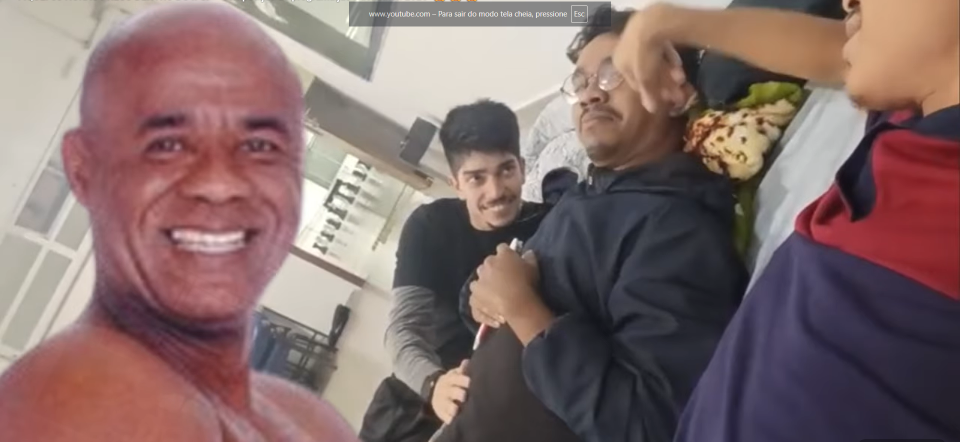
#> input picture kid.jpg, 1919 x 883 px, found by its file name (shown at 1/2 size)
$ python teste.py
#> lines starting #> are read from the running program, lines starting #| are printed output that depends on the picture
import subprocess
import shutil

# [100 lines of commented-out code are left out]


import json

# Criando um dicionário
pessoa = {
    "nome": "João Silva",
    "idade": 30,
    "cidade": "São Paulo",
    "habilidades": ["Python", "JavaScript", "SQL"],
    "ativo": True,
    "contatos": {
        "email": "joao@exemplo.com",
        "telefone": "123-456-789"
    }
}

# # # Salvando como JSON
# # with open("pessoa.json", "w", encoding="utf-8") as arquivo:
# #     json.dump(pessoa, arquivo, indent=4, ensure_ascii=False)
# #     # indent: formata o JSON para fácil leitura
# #     # ensure_ascii=False: preserva caracteres não-ASCII (acentos, etc.)

# # # Convertendo para string JSON
# # json_str = json.dumps(pessoa, indent=4, ensure_ascii=False)
# # print(json_str)

# # # Salvando uma lista de objetos
# # pessoas = [
# #     {"nome": "João", "idade": 30},
# #     {"nome": "Maria", "idade": 25},
# #     {"nome": "Pedro", "idade": 40}
# # ]

# # with open("pessoas.json", "w", encoding="utf-8") as arquivo:
# #     json.dump(pessoas, arquivo, indent=4, ensure_ascii=False)

# import json

# # Lendo um arquivo JSON
# with open("pessoas.json", "r", encoding="utf-8") as arquivo:
#     dados = json.load(arquivo)

# print(type(dados))  # <class 'dict'> ou <class 'list'> dependendo do JSON

# # Acessando dados
# if isinstance(dados, dict):
#     print(f"Nome: {dados.get('nome')}")
#     print(f"Idade: {dados.get('idade')}")
# elif isinstance(dados, list):
#     for item in dados:
#         print(f"Item: {item}")

# # Lendo arquivo binário
# with open("kid.jpg", "rb") as arquivo:
#     dados = arquivo.read()
#     print(f"Tamanho: {len(dados)} bytes")
#     print(f"Primeiros bytes: {dados[:10].hex()}")

# # Escrevendo arquivo binário
# dados_binarios = bytes([0x48, 0x65, 0x6C, 0x6C, 0x6F])  # "Hello" em ASCII
# with open("dados.bin", "wb") as arquivo:
#     arquivo.write(dados_binarios)

# Precisa instalar: pip install Pillow
from PIL import Image

# Abrir uma imagem
imagem = Image.open("kid.jpg")
#> imagem is the input picture: PIL image 1919x883 RGBA; mean R, G, B, A 131.3, 108.4, 107.1, 255
print(f"Formato: {imagem.format}")
#| Formato: PNG
print(f"Tamanho: {imagem.size}")
#| Tamanho: (1919, 883)
print(f"Modo: {imagem.mode}")
#| Modo: RGBA

# Redimensionar
imagem_redimensionada = imagem.resize((800, 600))
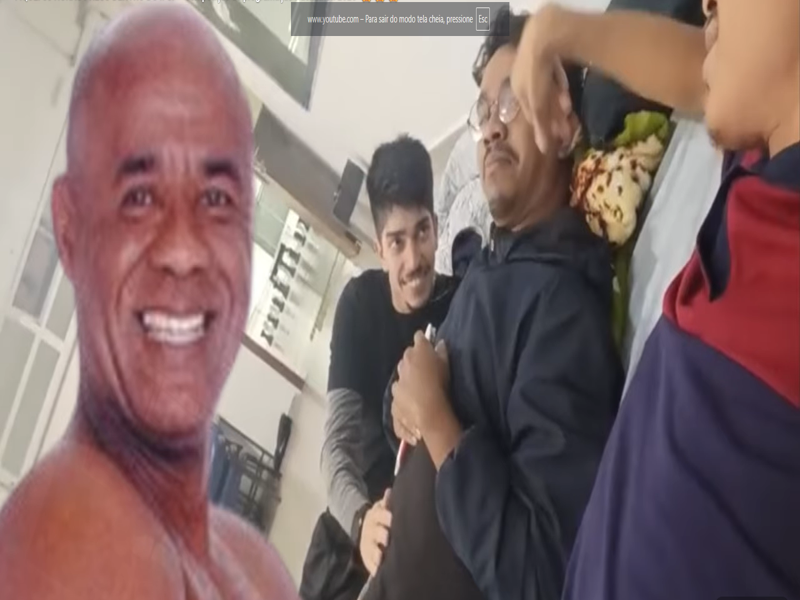
#> imagem_redimensionada: PIL image 800x600 RGBA; mean R, G, B, A 131.3, 108.4, 107.1, 255
imagem_redimensionada.save("foto_redimensionada.jpg")

# Converter para escala de cinza
imagem_pb = imagem.convert("L")
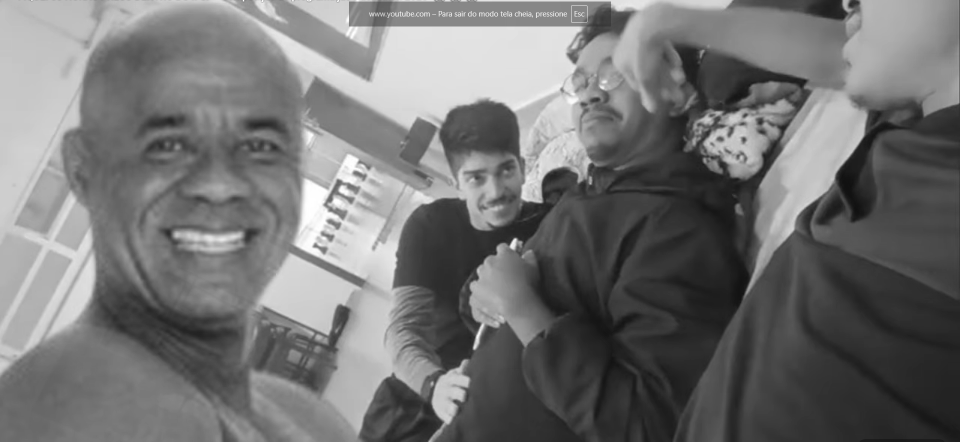
#> imagem_pb: PIL image 1919x883 L (shown at 1/2 size); min 15, max 255, mean 115.1
imagem_pb.save("foto_pb.jpg")

# Recortar
area = (100, 100, 400, 400)  # (left, upper, right, lower)
imagem_recortada = imagem.crop(area)
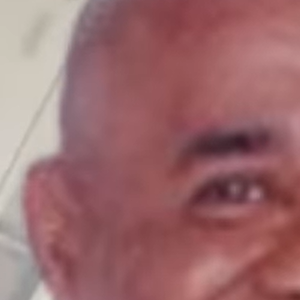
#> imagem_recortada: PIL image 300x300 RGBA; mean R, G, B, A 155.7, 106.7, 109.2, 255
imagem_recortada.save("foto_recortada.jpg")
